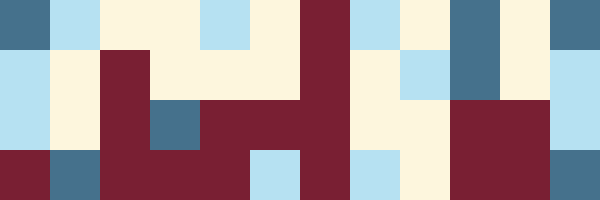
Frame 1 (no input)
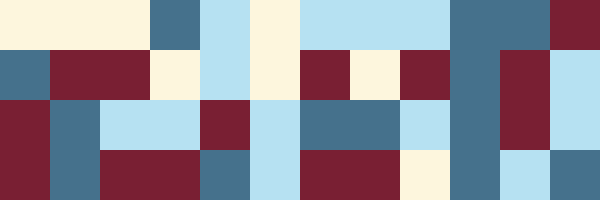
Frame 60 (the mouse pressed at the canvas centre just before this capture)
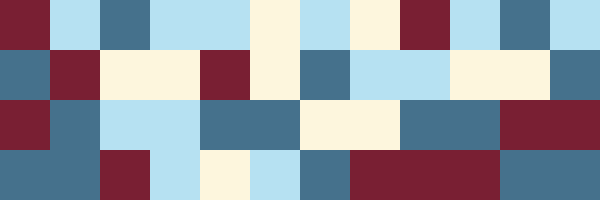
Frame 120 (the mouse held since frame 60 and released just before this capture)

The Processing sketch that drew these frames (run headless with seeded random() and noise(); from frame 60 on, the mouse is pressed at the canvas centre):

// Processing sketch: example01
// ── example01.pde
// Sketch 32 - Useing for loops

color [] grid = {
  #d9c6b0, #791f33, #FDF6DD, #45718c, #b6e1f2
};
color [] palette = grid;

// global variables

int s = 50;

void setup() {

  size(600, 200);
  smooth();
  stroke(palette[0]);  
  noStroke();
  frameRate(20);

  for (int x = 0; x < width; x += s) {

    for (int y = 0; y < height; y += s) {
      fill(palette[int(random(1, 5))]);
      rect(x, y, s, s);
    }
  }
}

void draw() {

  fill(palette[int(random(1, 5))]);
  int x = int (random(width/s))*s;
  int y = int (random(height/s))*s;
  rect(x, y, s, s);
}
